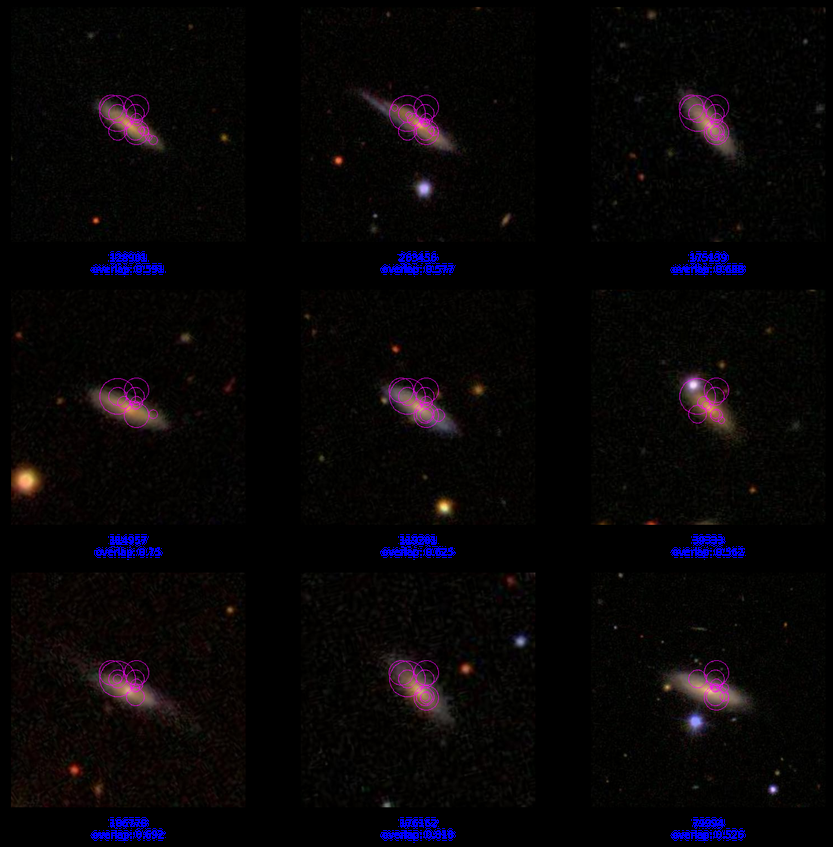
#> input picture data/images/structures_examples/r2_l1000,vv_1000_15-1.png, 833 x 847 px, shrunk from 2357 x 2395 before the run
$ python filtrado_galaxy.py 5 3 ../data/images/structures_examples out
#> lines starting #> are read from the running program, lines starting #| are printed output that depends on the picture; after the words box and inside, x2 and y2 are one past the last pixel; in counts of white or black regions, pixels touching at a corner belong together
### minIA/utiles.py
#!/usr/bin/env python
# coding: utf-8

from os import path, scandir

'''
Obtiene una lista con la ruta de cada archivo en el directorio especificado,
si la ruta no existe retornará una lista vacía. ¡El directorio de búsqueda NO
debe contener subdirectorios!
Parámetros:
    Dirección absoluta o relativa de búsqueda
'''
def lectura_img(name_dir):
    path_img = path.join(path.abspath('..'), name_dir)
    if path.exists(path_img):
        return [archivo.path for archivo in scandir(path_img)]
    elif path.exists(name_dir):
        return [archivo.path for archivo in scandir(name_dir)]
    else:
        print("\nLa ruta especificada no existe:")
        print(path_img+"\n")
        return list()

### filtrado/filtrado_galaxy.py
#!/usr/bin/env python
# coding: utf-8

import sys
import os.path as path

modulos_path = path.abspath('../src/minIA')
if modulos_path not in sys.path:
    sys.path.append(modulos_path)

import cv2 as cv
from matplotlib import pyplot as plt
from math import log
import numpy as np
from utiles import lectura_img
from tqdm import tqdm
import argparse

#Argumentos
parser = argparse.ArgumentParser(
        description='''Aplica una mascara a cada una de las imagenes del
        directorio original y las guarda en el directorio destino''')
parser.add_argument("th",
        help = "Threshold o umbral", type=int)
parser.add_argument("kernel",
        help="Tamaño del kernel del filtro de suavizado", type=int)
parser.add_argument("dir_img",
        help = 'Ruta del directorio de imágenes.')
parser.add_argument("dir_output",
        help = 'Ruta del directorio de salida de imágenes con máscara.')

#Introduciendo todos los argumentos.
args = parser.parse_args()

#Obtención de imágenes
path_images = lectura_img(args.dir_img)

#Ciclo de implementación de máscara
for image in tqdm(path_images):
    #Leemos la imagen a color y después la convertimos a escala de grises
    img_c = cv.imread(image, cv.IMREAD_COLOR)
#> img_c is the input picture: shape (847, 833, 3); mean B, G, R 7.3, 5.1, 7.4
    img_gris = cv.cvtColor(img_c, cv.COLOR_BGR2GRAY)
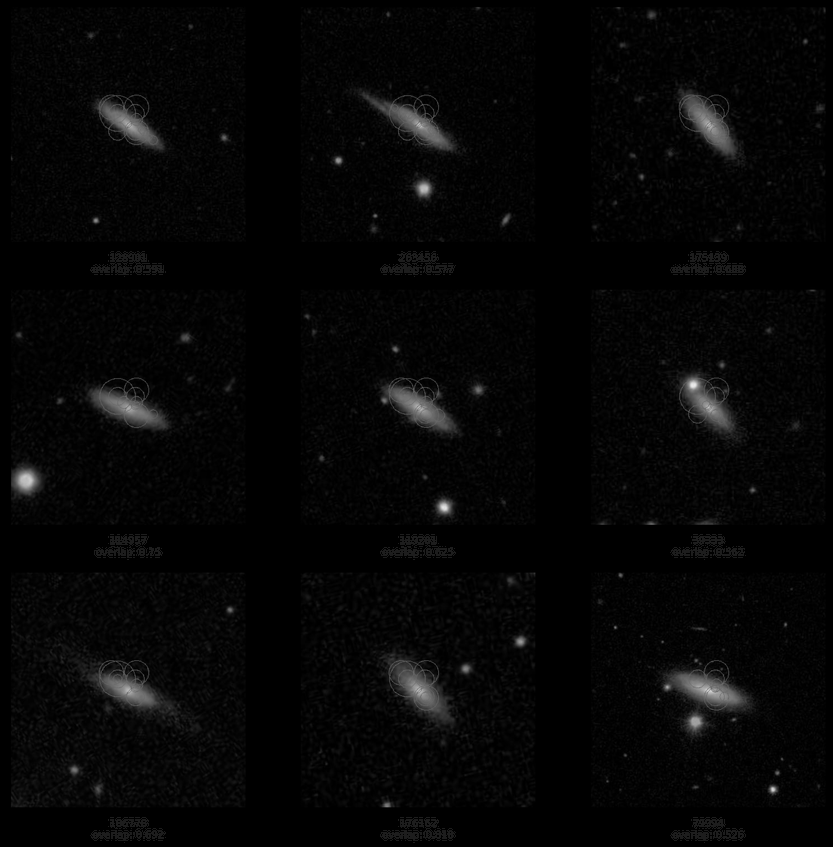
#> img_gris: shape (847, 833); min 0, max 235, mean 6.1
    #Filtro de suavizado para homogenizar ruido de fondo
    mask = cv.blur(img_gris, (args.kernel, args.kernel))
    #Creación de la máscara
    mask[mask <= args.th] = 0
    mask[mask > 0] = 1
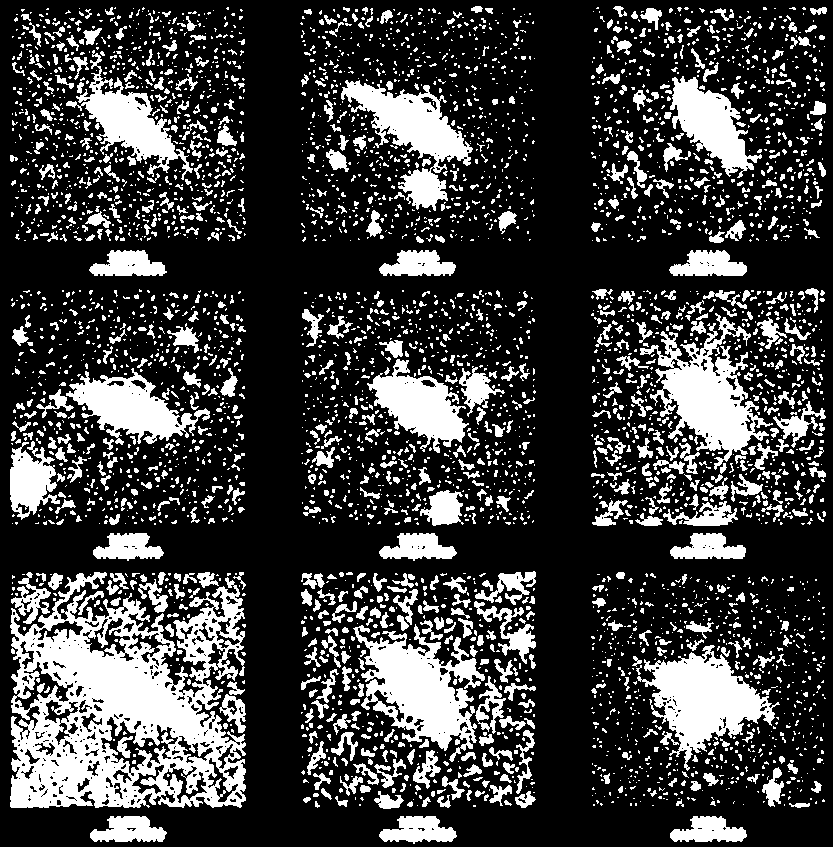
#> mask: shape (847, 833); values 0 (black) and 1 (white), 24.7% white; 4340 white regions (3441 under 20 px), largest, box (x1, y1, x2, y2) and area: (10, 572, 246, 808) 31810, (353, 624, 485, 762) 8413, (640, 313, 773, 470) 7773
    #Aplicación de la máscara
    img_filter = cv.bitwise_and(img_c, img_c, mask = mask)
    #Extraemos el nombre de la img del path
    base_nom = path.basename(image)
    nom_img = path.splitext(base_nom)[0]
    #Guardamos la imagen
    cv.imwrite(args.dir_output + "/" + nom_img + ".jpeg", img_filter)
#> pass 2 of the loop `for image in tqdm(path_images):`:
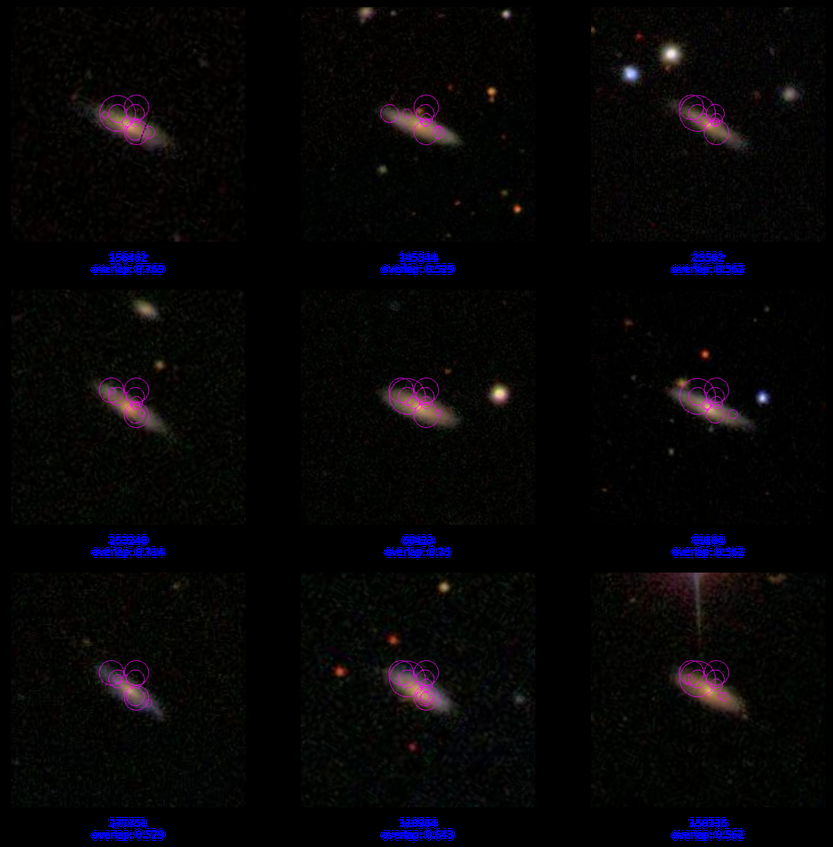
#> input picture data/images/structures_examples/r2_l1000,vv_1000_15-2.png, 833 x 847 px, shrunk from 2357 x 2395 before the run
#> img_c is the input picture: shape (847, 833, 3); mean B, G, R 7.2, 5.1, 6.3
#> `img_gris = cv.cvtColor(img_c, cv.COLOR_BGR2GRAY)`:
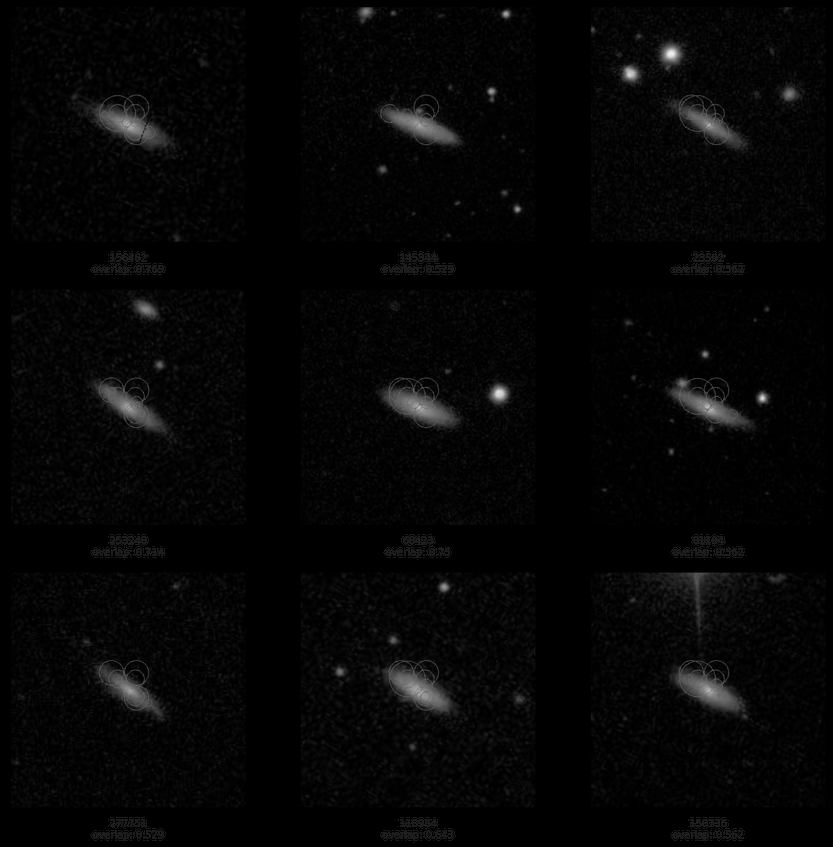
#> img_gris: shape (847, 833); min 0, max 239, mean 5.7
#> `mask[mask > 0] = 1`:
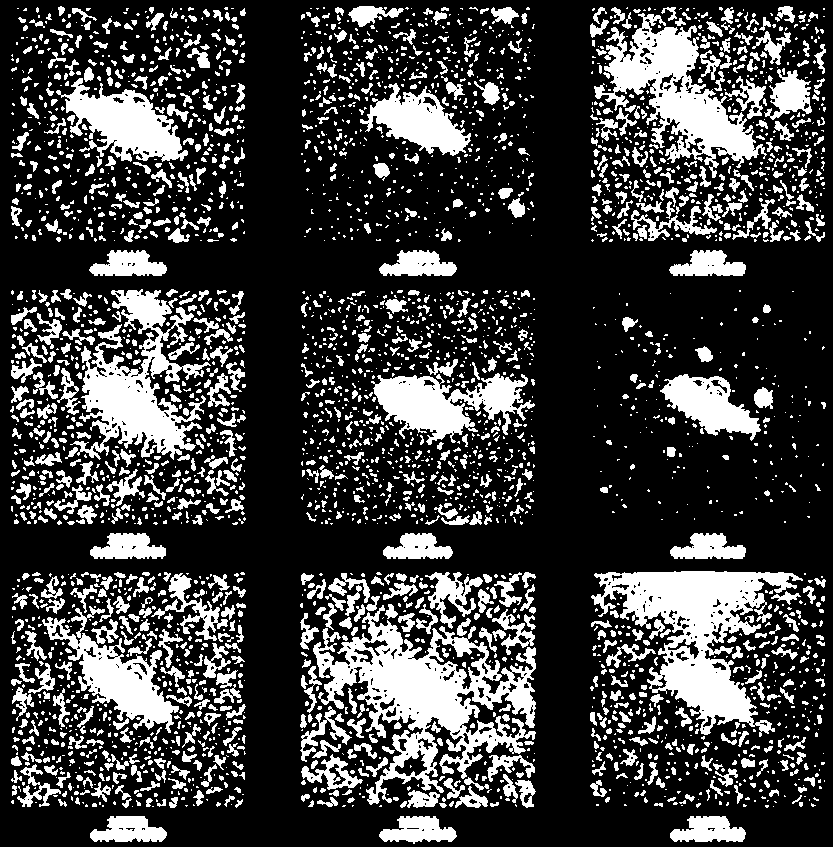
#> mask: shape (847, 833); values 0 (black) and 1 (white), 25.1% white; 3484 white regions (2380 under 20 px), largest, box (x1, y1, x2, y2) and area: (313, 605, 536, 805) 16027, (591, 571, 803, 737) 13622, (594, 13, 767, 178) 9961
